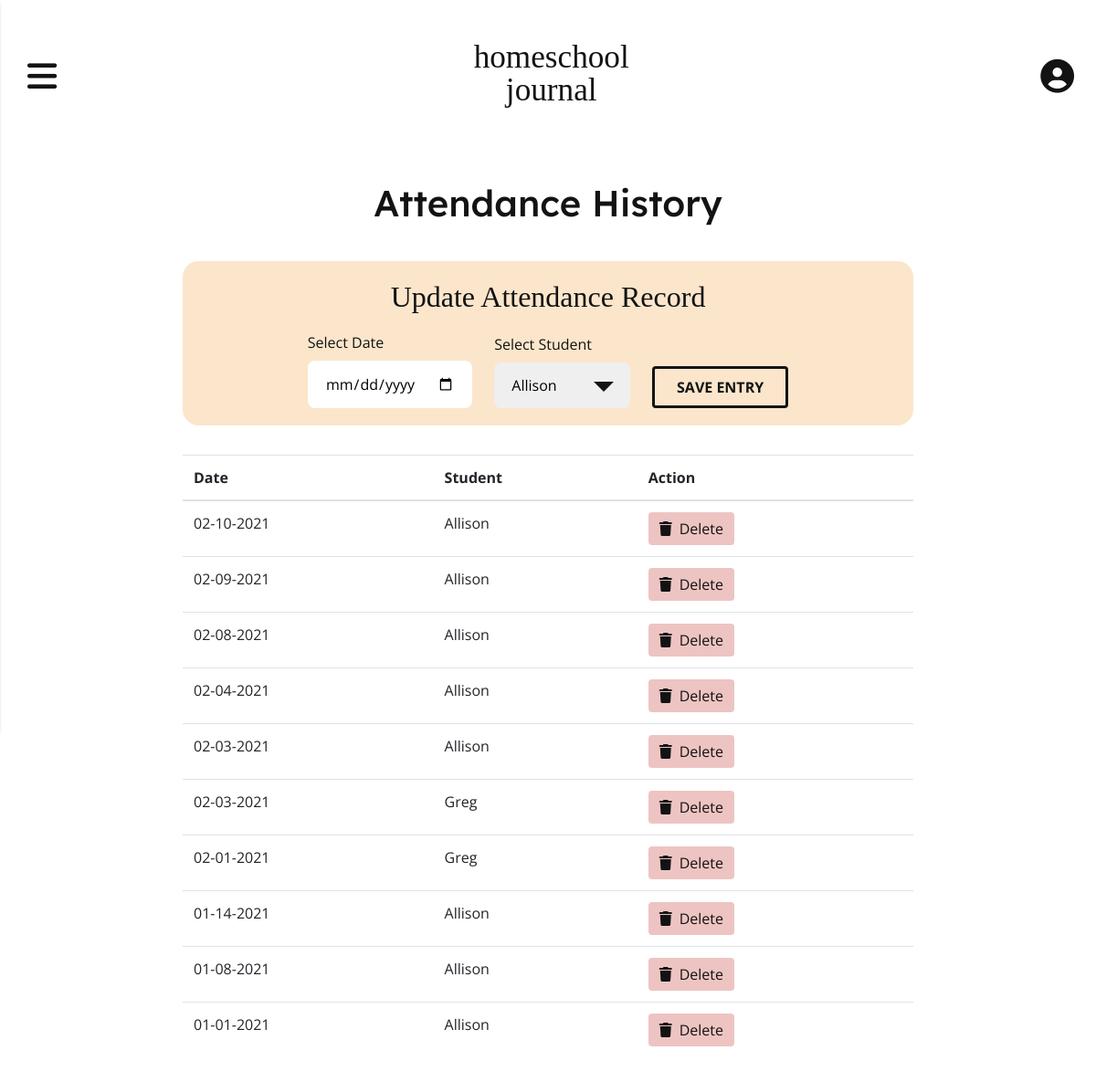
/attendance (signed in), run on an earlier commit of the app's database.
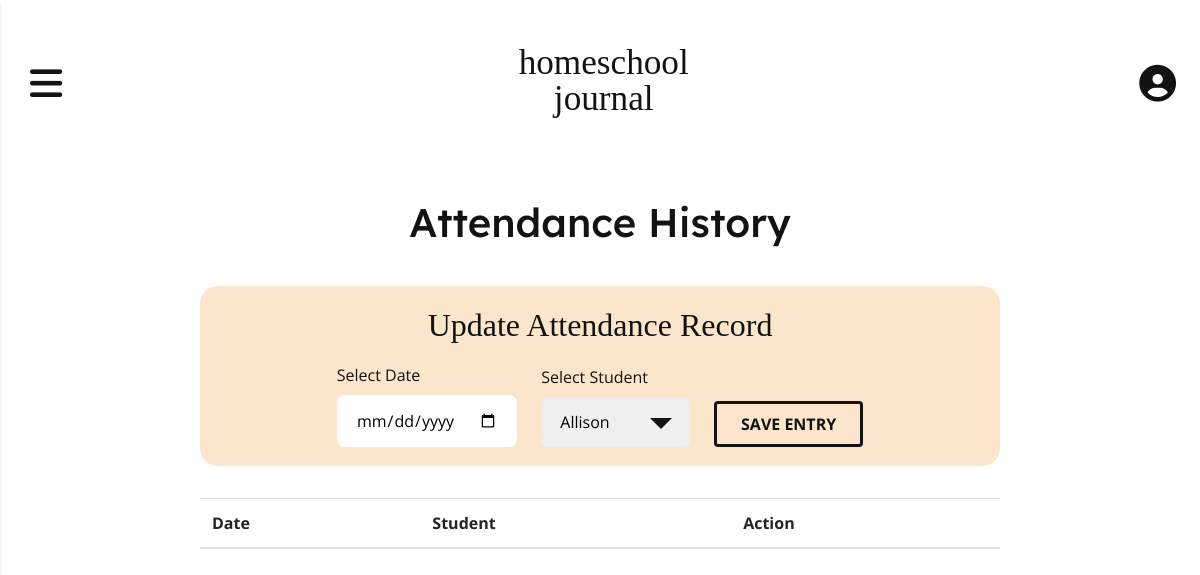
And on a later commit of the database.
### app/models.py (models this page shows, shortened)
class Attendance(db.Model):
    id = db.Column(db.Integer, primary_key=True)
    user_id = db.Column(db.Integer, db.ForeignKey('user.id'), index=True)
    attendance_date = db.Column(db.String(64), index=True)
    student_id = db.Column(db.Integer, db.ForeignKey('student.id'))

class Student(db.Model):
    id = db.Column(db.Integer, primary_key=True)
    student_name = db.Column(db.String(64), index=True)
    user_id = db.Column(db.Integer, db.ForeignKey('user.id'))
    attendance = db.relationship('Attendance', backref='student', lazy='dynamic')
    activities = db.relationship('Activity', backref='student', lazy='dynamic')
    def __str__(self):
        return self.student_name

### app/routes.py (the view, shortened to what this page needs)
@app.route('/attendance', methods=('GET', 'POST'))
@login_required
def attend():
    attendance_records = current_user.attendance.order_by(Attendance.attendance_date.desc()).all()
    students = current_user.students
    form = AddAttendanceForm()
    form.student.choices = students
    return render_template('attend.html', attendance_records=attendance_records, form=form)

### app/forms.py
class AddAttendanceForm(FlaskForm):
    attendance_date = DateField('Select Date', format='%Y-%m-%d')
    student = SelectField(u'Select Student', choices=[])
    submit = SubmitField('Save Entry')

### app/__init__.py (called while the page is built)
@app.template_filter()
def datetime_format_filter(value, format='%m-%d-%Y'):
    return value.strftime(format)

@app.template_filter()
def string_to_datetime_filter(value):
    return datetime.strptime(value, '%Y-%m-%d')

### app/models.py (called while the page is built)
@login.user_loader
def load_user(id):
    return User.query.get(int(id))

### app/templates/attend.html (shortened to what this page needs)
{% extends 'base.html' %}
{% block content %}
    <div class="attendance-history">
        <h1 class="attendance-history__title">Attendance History</h1>
        <div class="attendance-history__form-wrapper">
            <h2 class="attendance-history__form-title">Update Attendance Record</h2>
            <form method="POST" action="/attendance" class="attendance-history__form" role="form" novalidate>
                <div class="form-group attendance-history__field">
                    {{ form.attendance_date.label }}
                    {{ form.attendance_date(class_='attendance__field-input') }}
                </div>
                <div class="form-group attendance-history__field">
                    {{ form.student.label }}
                    <div class="attendance__student-input">
                        {{ form.student(class_='attendance__field-input attendance__field-input--student') }}
                    </div>
                </div>
                <p>{{ form.submit(class_='btn attendance__btn attendance__btn--history') }}</p>
            </form>
        </div>
        <table class="table table-hover">
            <thead>
                <tr>
                    <th>Date</th>
                    <th>Student</th>
                    <th>Action</th>
                </tr>
            </thead>
            <tbody>
                {% for record in attendance_records %}
                <tr>
                    <td>{{ record.attendance_date | string_to_datetime_filter | datetime_format_filter }}</td>
                    <td>{{ record.student }}</td>
                    <td><a href="{{ url_for('delete_attendance', id=record.id) }}" class="btn btn-delete btn-xs" onclick="return confirm('Are you sure you want to delete?')"><i class="fas fa-trash controls-icon"></i>Delete</a></td>
                </tr>
                {% endfor %}
            </tbody>
        </table>
    </div>
{% endblock %}

### app/templates/base.html (shortened to what this page needs)
<!DOCTYPE html>
<html lang="en">
    <head>
        <link rel="stylesheet" href="https://stackpath.bootstrapcdn.com/bootstrap/4.3.1/css/bootstrap.min.css">
        <link rel="stylesheet" href="{{ url_for('static', filename='style.css') }}">
        <link rel="stylesheet" href="https://unpkg.com/bootstrap-table@1.18.2/dist/bootstrap-table.min.css">
    </head>
    <body>
      <div class="container-main">
        <header class="header-main">
          <nav class="navbar-custom">
            <button class="navbar-icon navbar-toggle" id="navbarOpen" type="button" aria-controls="navbarPanel" aria-expanded="false" aria-label="Toggle navigation">
              <i class="fas fa-bars"></i>
            </button>
            <h1 class="navbar-logo"><a class="navbar-logo-text" href="{{ url_for('index') }}">homeschool </br>journal</a></h1>
            <a href="{{ url_for ('profile') }}" class="navbar-icon navbar-profile">
              <i class="fas fa-user-circle"></i>
            </a>
          </nav>
        </header>
        <div class ="container">
            {% block content %} {% endblock %}
        </div>
      </div>
    </body>
</html>

### app/static/style.css (style rules this page uses)
:root { --black: #131313; --white: #FFFFFF; --bg-light: #EBF6F2; --bg-navbar: #DEDBFE; --bg-dark: #167973; --bg-activity-display: hsla(245, 100%, 95%, 0.9); --bg-completed: hsla(160, 36%, 88%, 1); --bg-notcompleted: hsla(246, 91%, 65%, 0.21); --completed-color: hsla(176, 69%, 28%, 1); --notcompleted-color: hsla(246, 54%, 53%, 1); --content-bg-light: #D7ECE5; --attendance-bg:#FBE6CC; --link-color: #6354F7; --link-hover-color: #872CA7; --highlight-color: #6354F7; --btn-bright: #6354F7; --btn-bright-hover: #872CA7; --btn-activity-display: hsla(246, 91%, 65%, 1); --btn-activity-display-hover: hsla(246, 91%, 55%, 1); --btn-bg-color-light: #C7C4E3; --btn-edit: hsla(33, 85%, 89%, 1); --btn-details: hsla(220, 78%, 89%, 1); --btn-delete: hsla(3, 56%, 49%, 0.3); --btn-edit-hover: hsla(33, 85%, 79%, 1); --btn-details-hover: hsla(220, 78%, 79%, 1); --btn-delete-hover: hsla(3, 66%, 42%, 0.4); --alert-color: rgba(196, 61, 55, 0.3); --header-icon-hover-color: #872CA7; --border-light: #D7DADD; }
*, *:before, *:after { box-sizing: border-box; }
p { margin: 0; padding: 0; }
body { margin: 0; padding: 0; background-color: var(--white); color: #131313; font-family: 'Open Sans', sans-serif; font-weight: 400; }
a { text-decoration:none; color: var(--link-color); cursor: pointer; }
h1, h2, h3, h4 { font-family: "Lexend Deca", serif; }
.container { width: 100%; max-width: 1000px; margin: 0 auto; padding: 2em 1.5em; }
.btn { border: unset; cursor: pointer; }
.header-main { position: relative; }
.navbar-custom { padding: 2.7em 1.5em; display: flex; justify-content: space-between; align-items: center; }
.navbar-logo { text-align: center; line-height: 0.8em; }
.navbar-logo-text { font-family: 'Zilla Slab', serif; font-size: 2.2rem; color: #131313; }
.navbar-icon { background: #131313; color: #131313; border: unset; background: unset; font-size: 2.3rem; }
.attendance__field-input { width: 100%; border: unset; padding: 0.8em 1.2em; border-radius: 0.5em; cursor: pointer; }
.attendance__student-input { position: relative; }
.attendance__field-input--student { padding-right: 2em; appearance: none; -moz-appearance: none; -webkit-appearance: none; }
.attendance__btn { text-align: center; border: 3px solid var(--black); color: var(--black); text-transform: uppercase; font-weight: 700; padding: 0.5em 1.5em; }
.attendance-history { display: flex; flex-direction: column; justify-content: center; max-width: 800px; margin: 0 auto; align-items: center; }
.attendance-history__title, .attendance-history__form-title { text-align: center; }
.attendance-history__form-title { font-family: 'Zilla Slab', serif; }
.attendance-history__form-wrapper { margin: 2em auto; background: var(--attendance-bg); padding: 1.75em 1.5em; border-radius: 1.1em; width: 100%; max-width: 500px; }
.attendance-history__form { margin-top: 1.5em; }
.attendance__btn--history { display: block; margin: 0 auto; margin-top: 1.3em; }
@media screen and (min-width: 968px) { .attendance-history__form-wrapper { max-width: 100%; padding: 1.2em 1.5em; } }
@media screen and (min-width: 968px) { .attendance-history__form { display: flex; max-width: 70%; justify-content: center; align-items: flex-end; margin: 1.2em auto 0; } }
@media screen and (min-width: 968px) { .attendance-history__field { margin-bottom: 0; margin-right: 1.5em; flex-grow: 1; width: 100%; } }

What changed in the data, as far as the page shows it:
removed Attendance: attendance_date "02-10-2021", student "Allison"
removed Attendance: attendance_date "02-09-2021", student "Allison"
removed Attendance: attendance_date "02-08-2021", student "Allison"
removed Attendance: attendance_date "02-04-2021", student "Allison"
removed Attendance: attendance_date "02-03-2021", student "Allison"
removed Attendance: attendance_date "02-03-2021", student "Greg"
removed Attendance: attendance_date "02-01-2021", student "Greg"
removed Attendance: attendance_date "01-14-2021", student "Allison"
removed Attendance: attendance_date "01-08-2021", student "Allison"
removed Attendance: attendance_date "01-01-2021", student "Allison"
